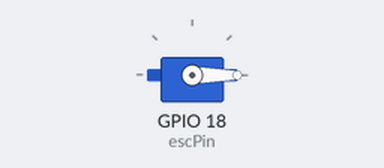
This sketch was run on a simulated ESP32. On the bench: servo. What the sketch prints to the serial monitor is not drawn.

Above: at 5.05 s.
At 9.5 s:
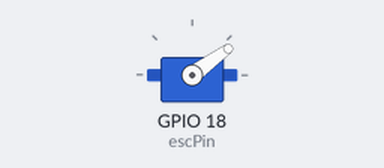
At 14.0 s:
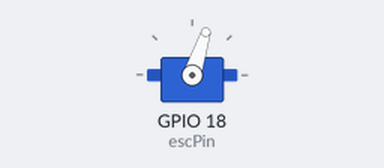
Timing chart, 0 to 20.6 s (numbered marks = the images above):
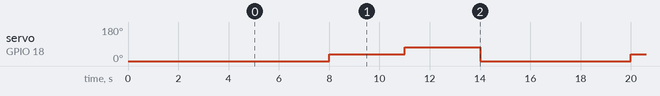

Measured:
- by itself, servo on GPIO 18 (escPin): repeats every 12.0 s: 72° 3.0 s, 0° 6.0 s, 36° 3.0 s

The sketch:

esc_test.ino
```cpp
#include <ESP32Servo.h>

Servo esc;
const int escPin = 18;

void setup() {
  Serial.begin(115200);

  esc.setPeriodHertz(50);          // standard ESC/PWM refresh rate
  esc.attach(escPin, 1000, 2000);  // min and max pulse width in us

  Serial.println("Starting ESC test...");

  esc.writeMicroseconds(1000);     // minimum throttle
  delay(5000);                     // let ESC arm
}

void loop() {
  esc.writeMicroseconds(1000);
  delay(3000);

  esc.writeMicroseconds(1200);
  delay(3000);

  esc.writeMicroseconds(1400);
  delay(3000);

  esc.writeMicroseconds(1000);
  delay(3000);
}
```
